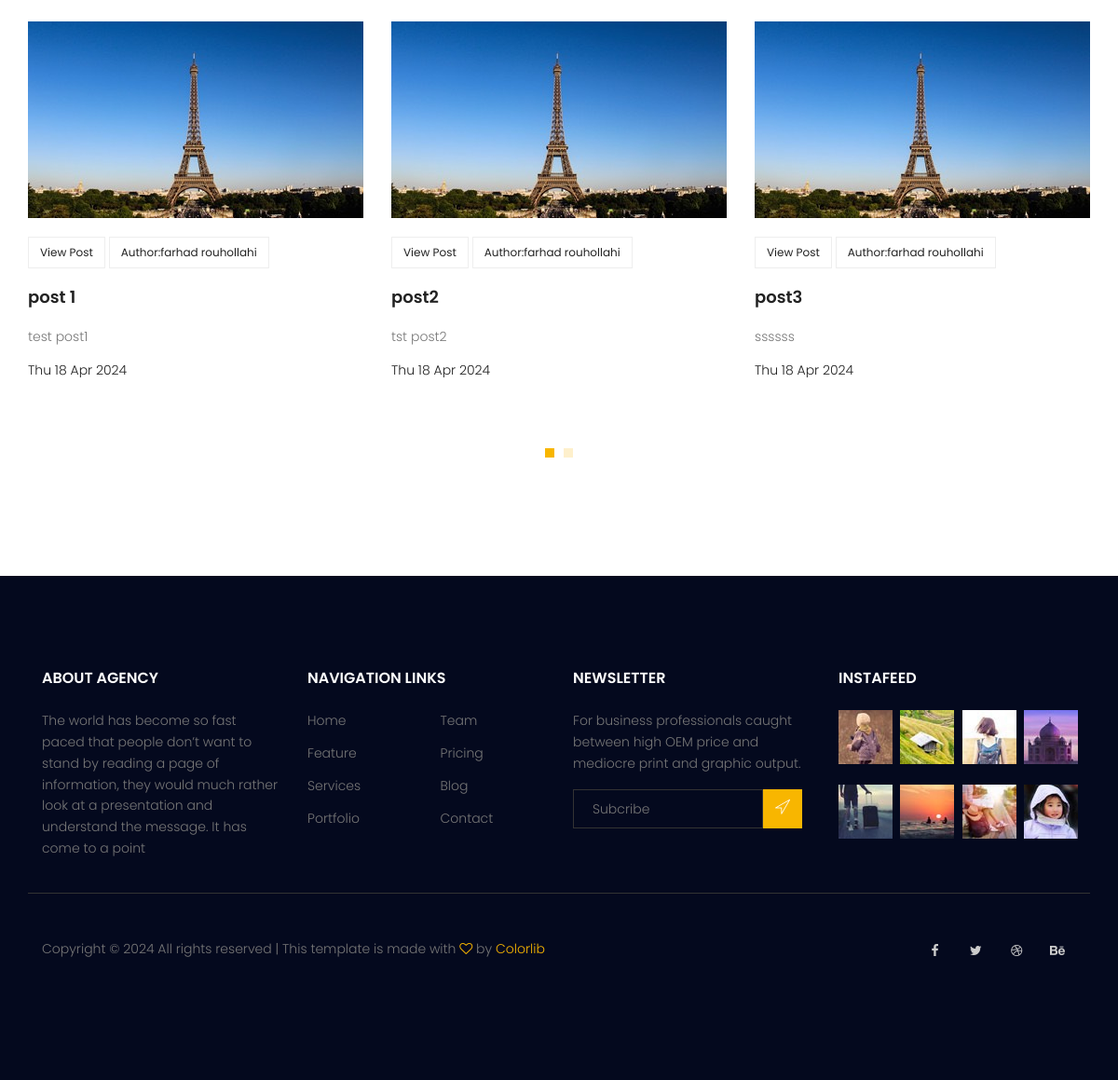
The app's page / (lower part), older data.
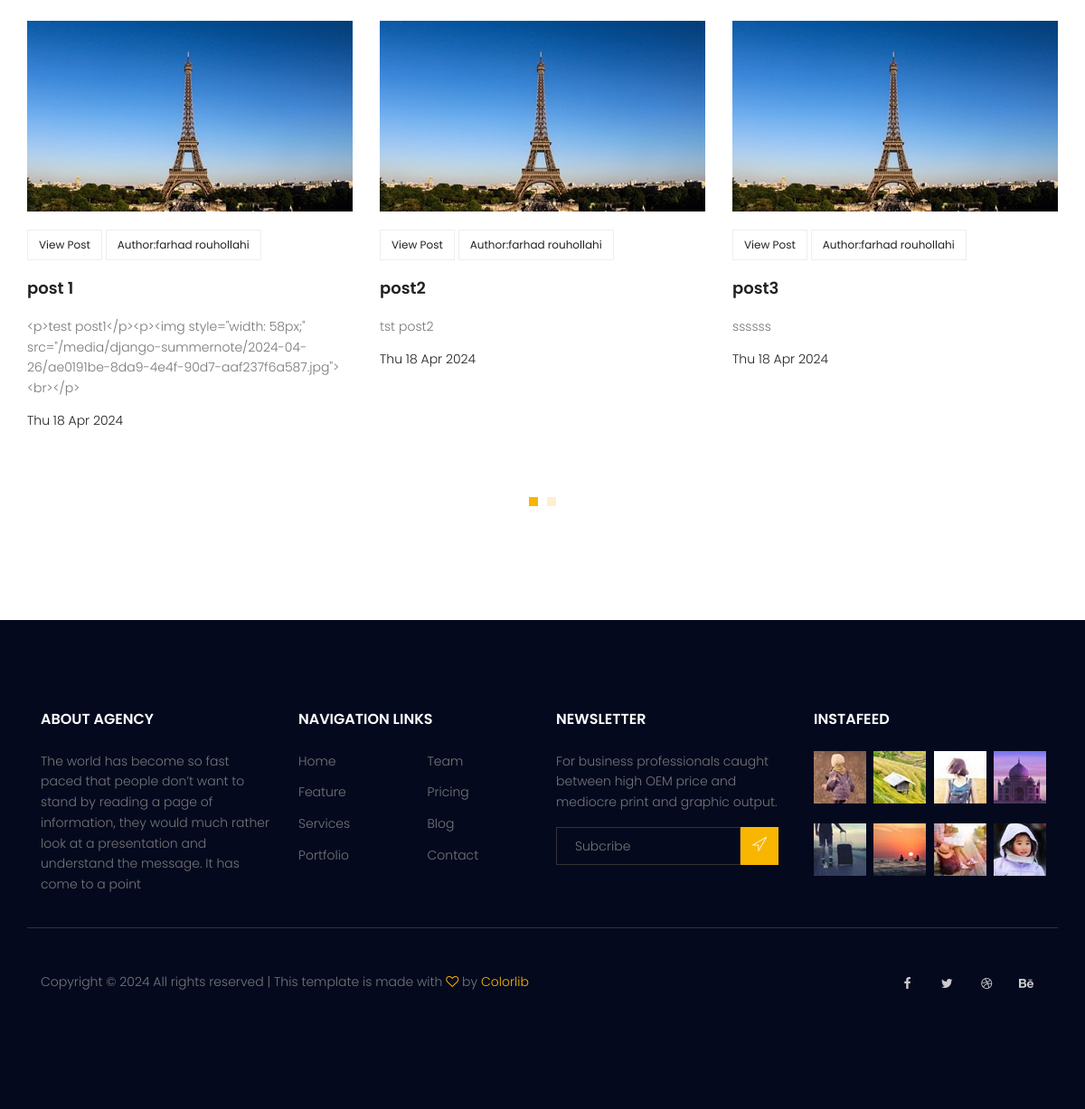
The same page, newer data.
### blog/models.py (models this page shows, shortened)
class Post(models.Model):
    image = models.ImageField(upload_to='blog/', default='blog/default.jpg')
    tags = TaggableManager(blank=True)
    category = models.ManyToManyField(Category)
    author = models.ForeignKey(User, on_delete=models.SET_NULL, null=True)
    title = models.CharField(max_length=255)
    content = models.TextField()
    counted_view = models.IntegerField(default=0)
    status = models.BooleanField(default=False)
    created_date = models.DateTimeField(auto_now_add=True)
    updated_date = models.DateTimeField(auto_now=True)
    published_date = models.DateTimeField(null=True)
    class Meta:
        ordering = ["-created_date"]

### website/views.py (the view)
# urls.py: path("", index_view, name='index'),
def index_view(request):
    return render(request, "website/index.html")

### website/templatetags/website_tags.py (called while the page is built)
@register.inclusion_tag('website/most-recently-post.html')
def most_recently_post():
    posts = Post.objects.filter(
        published_date__lte=timezone.now(), status=1).order_by("published_date")[:6]
    return {'posts': posts}

### templates/website/index.html (shortened to what this page needs)
{% extends 'base.html' %}
{% load static %}
{% block content %}
{% load website_tags %}
{% most_recently_post %}
{% endblock %}

### templates/website/most-recently-post.html (shortened to what this page needs)
{% load static %}
<section class="recent-blog-area section-gap">
    <div class="container">
        <div class="row d-flex justify-content-center">
            <div class="menu-content pb-60 col-lg-9">
            </div>
        </div>
        <div class="row">
            <div class="active-recent-blog-carusel">
                {% for post in posts %}
                <div class="single-recent-blog-post item">
                    <div class="thumb">
                        <img class="img-fluid" src="{{post.image.url}}" alt="">
                    </div>
                    <div class="details">
                        <div class="tags">
                            <ul>
                                <li>
                                    <a href="blog/{{post.id}}">View Post</a>
                                </li>
                                <li>
                                    <a
                                        href="{% url 'author_blog' author_username=post.author.username %}">Author:{{post.author.get_full_name}}</a>
                                </li>
                            </ul>
                        </div>
                        <a href="#">
                            <h4 class="title">{{post.title}}</h4>
                        </a>
                        <p>
                            {{post.content|truncatewords:20}}
                        </p>
                        <h6 class="date">{{post.published_date|date:"D d M Y"}}</h6>
                    </div>
                </div>
                {% endfor %}
            </div>
        </div>
    </div>
</section>

Row changes from the older to the newer data that the page shows:
changed Post "post 1": content "test post1" → "<p>test post1</p><p><img style=\"width: 58px;\" src=\"/media/django-summernote/2024-04-26/ae0191be-8da9-4e4f-90d7-aaf237f6a587.jpg\"><br></p>"
